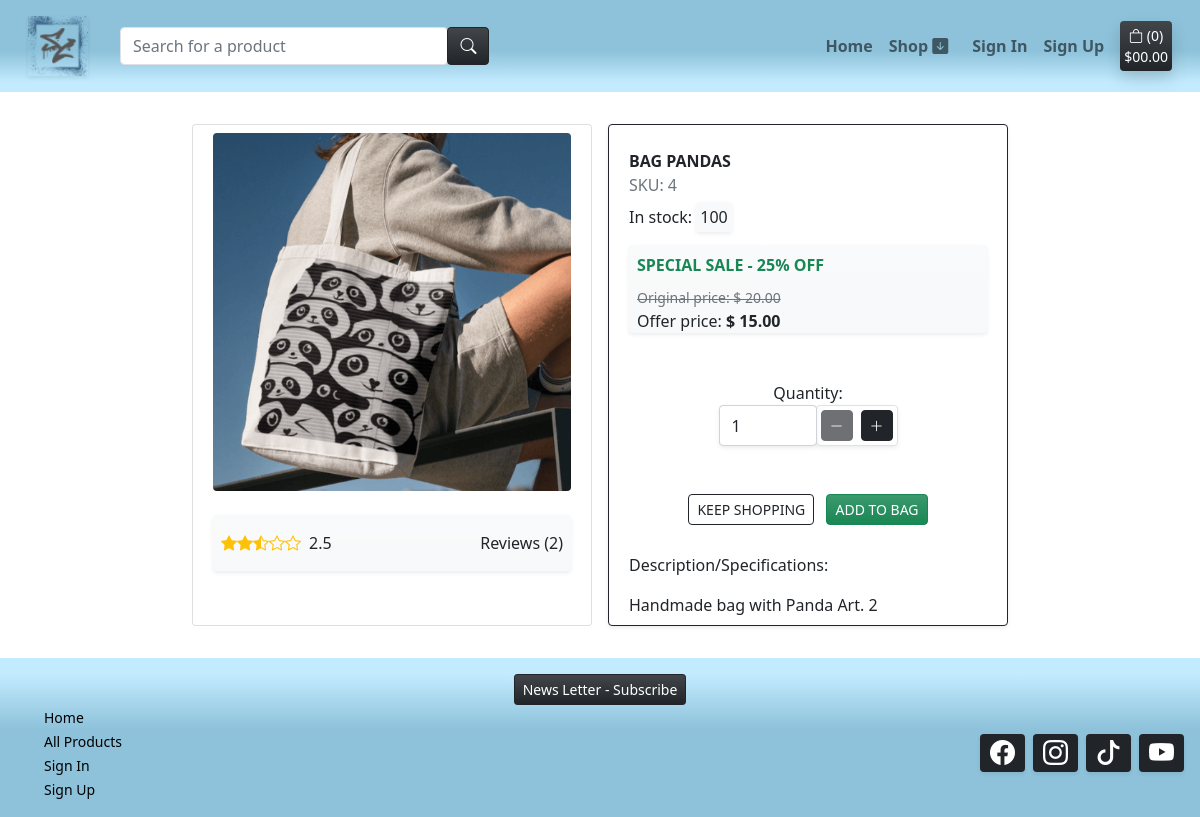
The page /details/bag-pandas/ on the database as committed earlier.
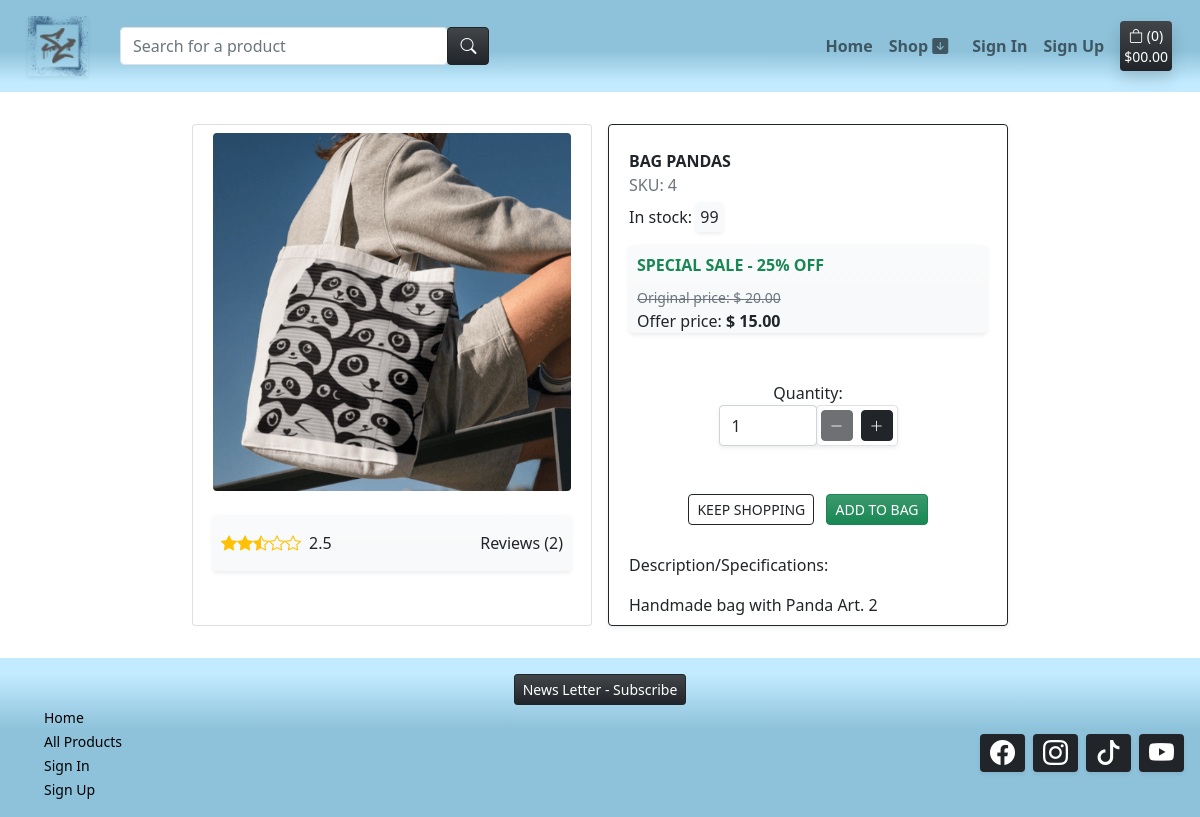
The same page on the database as committed later.
### products/models.py (models this page shows, shortened)
class Product(models.Model):
    sku = models.SmallAutoField(primary_key=True)
    name = models.CharField(max_length=150, unique=True)
    release_date = models.DateTimeField(auto_now_add=True)
    category = models.ForeignKey('Category', null=True, blank=True, on_delete=models.SET_NULL)
    quantity_available = models.IntegerField(default=100,
            validators=[
            MinValueValidator(0)
        ])
    description = models.TextField()
    price = models.DecimalField(max_digits=6, decimal_places=2)
    offer = models.ForeignKey(Offer, null=True, blank=True, on_delete=models.SET_NULL)
    product_image = models.ImageField(null=True, blank=True)
    product_image_url = models.URLField(max_length=1024, null=True, blank=True)
    slug = models.SlugField(max_length=254, null=True, blank=True, unique=True)
    class Meta:
        ordering = ['-release_date']
    def cal_discount_price(self):
        return self.price - ((self.price * self.offer.offer_discount) / 100)

class Offer(models.Model):
    offer_sku = models.SmallAutoField(primary_key=True)
    offer_name = models.CharField(max_length=50,)
    offer_display = models.CharField(max_length=254, null=True, blank=True)
    offer_discount = models.IntegerField(default=0,
        validators=[
            MaxValueValidator(80),
            MinValueValidator(0)
        ])

### products/views.py (the view)
# urls.py: path('details/<slug>/', views.product_details, name='product_details'),
def product_details(request, slug):
    product = get_object_or_404(Product, slug=slug)
    product_review = product.product_review.filter(reviewed=True).order_by("-created_on")
    total_review = product_review.count()
    avg_review = product.product_review.aggregate(review=Avg('review'))['review']
    context = {
        'product': product,
        'product_review': product_review,
        'total_review': total_review,
        'avg_review': avg_review
    }
    return render(request, 'products/product_details.html', context)

### templates/products/product_details.html (shortened to what the changed rows need)
{% extends "base.html" %}
{% load static %}
{% block content %}
<div class="container-fluid mt-4 mb-4">
    <div class="row d-flex justify-content-center">
        <div class="card m-2 col-11 col-md-5 col-lg-4">
            <div class="image-container p-2">
                {% if product.product_image %}
                <img class="card-img-top img-fluid rounded" src="{{ product.product_image.url }}" alt="{{ product.name }}">
                {% else %}
                <img class="card-img-top img-fluid rounded" src="{{ MEDIA_URL }}noimage-sc.png" alt="No image of the product">
                {% endif %}
            </div>
        </div>
        <div class="card m-2 shadow-sm border-dark col-11 col-md-6 col-lg-4">
            <div class="card-body m-1 p-1">
                <div class="mt-3">
                    <p class="card-text fw-bold m-0 text-uppercase">{{ product.name }}</p>
                    <p class="card-text text-muted m-0"> SKU: {{ product.sku }}</p>
                    {% if product.quantity_available  %}
                    <p class="card-text m-0 mt-2 fw-light">In stock: <span class="bg-light rounded p-1 shadow-sm">{{ product.quantity_available }}</span></p>
                    {% else %}
                    <p class="card-text m-0 mt-2"><span class="bg-light rounded p-1 shadow-sm text-danger">Out of Stock</span></p>
                    {% endif %}
                </div>
                <div class="bg-light bg-gradient rounded shadow-sm mt-3">
                    {% if product.offer  %}
                    <p class="card-text text-uppercase p-2 m-0 text-success fw-bold">{{ product.offer.offer_display }} - {{ product.offer.offer_discount }}% OFF</p>
                    <p class="card-text text-muted m-0 ps-2 fw-light"><del><small>Original price: $ {{ product.price }}</small></del></p>
                    <p class="ps-2"> Offer price: <strong>$ {{ product.cal_discount_price }} </strong></p>
                    {% else %}
                    <p class="ps-2 card-text">Price: $ {{ product.price }}</p>
                    {% endif %}
                </div>
                <div class="mt-4">
                    <p class="card-text">Description/Specifications:</p>
                    <p class="card-text fw-light">{{ product.description }}</p>
                </div>
            </div>
        </div>
    </div>
</div>
{% endblock content %}

Rows that differ between the two databases and show on the page:
changed Product "BAG PANDAS": quantity_available "100" → "99"
